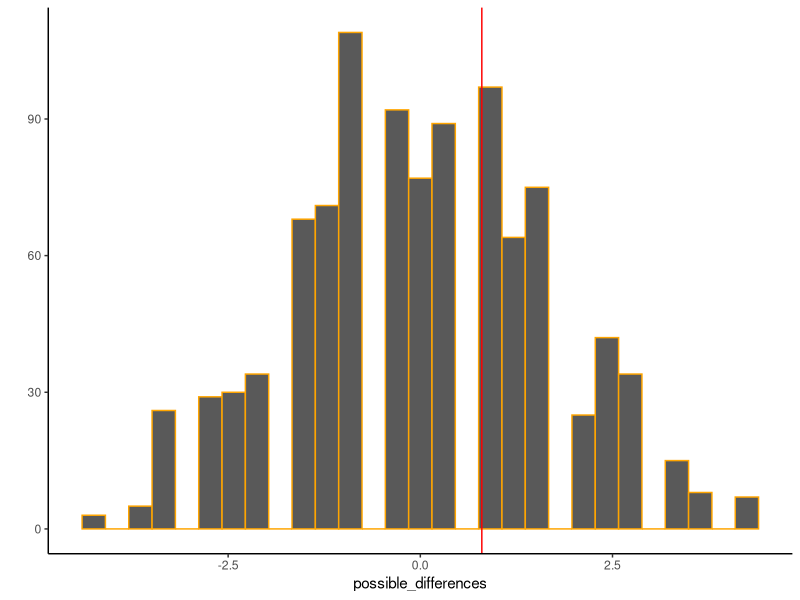

Here is the R script that generated this plot:
## ---- chunk 1
knitr::opts_chunk$set(echo = TRUE)
## ---- chunk 2
group_one <- c(2,6,9,7,4)
group_two <- c(4,8,7,3,2)

randomization_test <- function(A, B, resamples = 1000){
  
  group_A_mean <- mean(A)
  group_B_mean <- mean(B)
  mean_difference <- group_A_mean - group_B_mean
  
  all_means <- c(A,B)
  
    possible_differences <- c()
  for(i in 1:resamples){
    resample <- sample(all_means)
   new_A_mean <- mean(resample[1:length(A)])
   new_B_mean <- mean(resample[(length(A)+1):length(all_means)])
   possible_differences[i] <- new_A_mean-new_B_mean
  }
   
    the_plot <- ggplot2::qplot(possible_differences)+
  ggplot2::geom_histogram(color="orange")+
  ggplot2::geom_vline(xintercept= mean_difference, color ="red")+
  ggplot2::theme_classic()
    
    p_value <- length(possible_differences[possible_differences >= mean_difference])/resamples
  
  test_output <- list( A_mean = group_A_mean,
                       B_mean = group_B_mean,
                       difference = mean_difference,
                       randomization = possible_differences,
                       plot = the_plot,
                       p_value = p_value)
  
  return(test_output)
}

randomization_test(A=group_one,B=group_two,resamples=1000)


## ---- chunk 3
the_data <- read.csv("open_data/SchroederEpley2015data.csv", header = TRUE)

library(dplyr)

